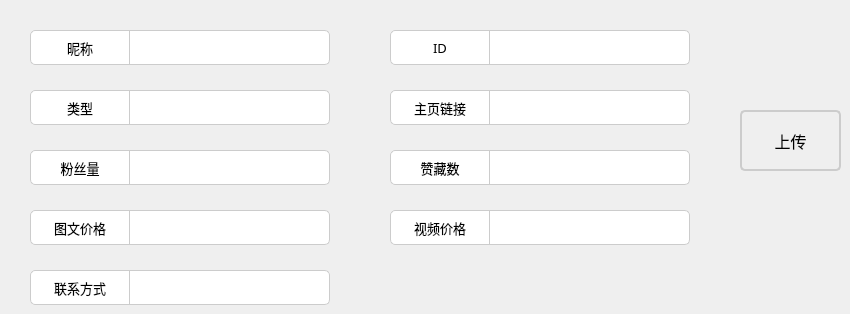
         <widget class="QWidget" name="tab_infoInput">
          <property name="styleSheet">
           <string notr="true">QLineEdit {
    border: 1px solid #ccc; /* 设置边框样式 */
	border-left:none;
    border-radius: 5px; /* 设置圆角半径 */
	border-top-left-radius:  none; /* 左上角不使用圆角 */
    border-bottom-left-radius:  none; /* 左下角不使用圆角 */
    padding: 5px; /* 可选，添加一些内边距 */
}

QLabel {
    background-color: #ffffff; /* 设置背景颜色 */
    border: 1px solid #ccc; /* 设置边框样式 */
    border-radius: 5px; /* 设置圆角半径 */
	border-top-right-radius:  none; /* 左上角不使用圆角 */
    border-bottom-right-radius:  none; /* 左下角不使用圆角 */
    padding: 5px; /* 设置内边距 */
}
</string>
          </property>
          <attribute name="title">
           <string>信息录入</string>
          </attribute>
          <widget class="QLineEdit" name="edt_name">
           <property name="geometry">
            <rect>
             <x>130</x>
             <y>30</y>
             <width>200</width>
             <height>35</height>
            </rect>
           </property>
          </widget>
          <widget class="QLineEdit" name="edt_id">
           <property name="geometry">
            <rect>
             <x>490</x>
             <y>30</y>
             <width>200</width>
             <height>35</height>
            </rect>
           </property>
          </widget>
          <widget class="QLineEdit" name="edt_fans">
           <property name="geometry">
            <rect>
             <x>130</x>
             <y>150</y>
             <width>200</width>
             <height>35</height>
            </rect>
           </property>
          </widget>
          <widget class="QLineEdit" name="edt_likes">
           <property name="geometry">
            <rect>
             <x>490</x>
             <y>150</y>
             <width>200</width>
             <height>35</height>
            </rect>
           </property>
          </widget>
          <widget class="QLineEdit" name="edt_noteprice">
           <property name="geometry">
            <rect>
             <x>130</x>
             <y>210</y>
             <width>200</width>
             <height>35</height>
            </rect>
           </property>
          </widget>
          <widget class="QLineEdit" name="edt_vedioprice">
           <property name="geometry">
            <rect>
             <x>490</x>
             <y>210</y>
             <width>200</width>
             <height>35</height>
            </rect>
           </property>
          </widget>
          <widget class="QLineEdit" name="edt_link">
           <property name="geometry">
            <rect>
             <x>490</x>
             <y>90</y>
             <width>200</width>
             <height>35</height>
            </rect>
           </property>
          </widget>
          <widget class="QLineEdit" name="edt_contact">
           <property name="geometry">
            <rect>
             <x>130</x>
             <y>270</y>
             <width>200</width>
             <height>35</height>
            </rect>
           </property>
          </widget>
          <widget class="QLabel" name="nameLabel_2">
           <property name="geometry">
            <rect>
             <x>30</x>
             <y>30</y>
             <width>100</width>
             <height>35</height>
            </rect>
           </property>
           <property name="font">
            <font>
             <family>幼圆</family>
             <pointsize>10</pointsize>
            </font>
           </property>
           <property name="text">
            <string>昵称</string>
           </property>
           <property name="alignment">
            <set>Qt::AlignCenter</set>
           </property>
          </widget>
          <widget class="QLabel" name="label_15">
           <property name="geometry">
            <rect>
             <x>390</x>
             <y>30</y>
             <width>100</width>
             <height>35</height>
            </rect>
           </property>
           <property name="font">
            <font>
             <family>幼圆</family>
             <pointsize>10</pointsize>
            </font>
           </property>
           <property name="text">
            <string>ID</string>
           </property>
           <property name="alignment">
            <set>Qt::AlignCenter</set>
           </property>
          </widget>
          <widget class="QLabel" name="label_16">
           <property name="geometry">
            <rect>
             <x>30</x>
             <y>150</y>
             <width>100</width>
             <height>35</height>
            </rect>
           </property>
           <property name="font">
            <font>
             <family>幼圆</family>
             <pointsize>10</pointsize>
            </font>
           </property>
           <property name="text">
            <string>粉丝量</string>
           </property>
           <property name="alignment">
            <set>Qt::AlignCenter</set>
           </property>
          </widget>
          <widget class="QLabel" name="label_17">
           <property name="geometry">
            <rect>
             <x>390</x>
             <y>150</y>
             <width>100</width>
             <height>35</height>
            </rect>
           </property>
           <property name="font">
            <font>
             <family>幼圆</family>
             <pointsize>10</pointsize>
            </font>
           </property>
           <property name="text">
            <string>赞藏数</string>
           </property>
           <property name="alignment">
            <set>Qt::AlignCenter</set>
           </property>
          </widget>
          <widget class="QLabel" name="label_18">
           <property name="geometry">
            <rect>
             <x>30</x>
             <y>210</y>
             <width>100</width>
             <height>35</height>
            </rect>
           </property>
           <property name="font">
            <font>
             <family>幼圆</family>
             <pointsize>10</pointsize>
            </font>
           </property>
           <property name="text">
            <string>图文价格</string>
           </property>
           <property name="alignment">
            <set>Qt::AlignCenter</set>
           </property>
          </widget>
          <widget class="QLabel" name="label_19">
           <property name="geometry">
            <rect>
             <x>390</x>
             <y>210</y>
             <width>100</width>
             <height>35</height>
            </rect>
           </property>
           <property name="font">
            <font>
             <family>幼圆</family>
             <pointsize>10</pointsize>
            </font>
           </property>
           <property name="text">
            <string>视频价格</string>
           </property>
           <property name="alignment">
            <set>Qt::AlignCenter</set>
           </property>
          </widget>
          <widget class="QLabel" name="label_20">
           <property name="geometry">
            <rect>
             <x>390</x>
             <y>90</y>
             <width>100</width>
             <height>35</height>
            </rect>
           </property>
           <property name="font">
            <font>
             <family>幼圆</family>
             <pointsize>10</pointsize>
            </font>
           </property>
           <property name="text">
            <string>主页链接</string>
           </property>
           <property name="alignment">
            <set>Qt::AlignCenter</set>
           </property>
          </widget>
          <widget class="QLabel" name="label_21">
           <property name="geometry">
            <rect>
             <x>30</x>
             <y>270</y>
             <width>100</width>
             <height>35</height>
            </rect>
           </property>
           <property name="font">
            <font>
             <family>幼圆</family>
             <pointsize>10</pointsize>
            </font>
           </property>
           <property name="text">
            <string>联系方式</string>
           </property>
           <property name="alignment">
            <set>Qt::AlignCenter</set>
           </property>
          </widget>
          <widget class="QPushButton" name="btn_upload">
           <property name="geometry">
            <rect>
             <x>740</x>
             <y>110</y>
             <width>101</width>
             <height>61</height>
            </rect>
           </property>
           <property name="sizePolicy">
            <sizepolicy hsizetype="Minimum" vsizetype="Minimum">
             <horstretch>0</horstretch>
             <verstretch>0</verstretch>
            </sizepolicy>
           </property>
           <property name="font">
            <font>
             <family>幼圆</family>
             <pointsize>12</pointsize>
            </font>
           </property>
           <property name="styleSheet">
            <string notr="true">QPushButton {
 
    border: 2px solid #ccc; /* 设置边框样式 */
    border-radius: 5px; /* 设置圆角半径 */
    padding: 5px 10px; /* 设置内边距 */
    text-align: center; /* 设置文本居中 */
}
</string>
           </property>
           <property name="text">
            <string>上传</string>
           </property>
          </widget>
          <widget class="QLineEdit" name="edt_type">
           <property name="geometry">
            <rect>
             <x>130</x>
             <y>90</y>
             <width>200</width>
             <height>35</height>
            </rect>
           </property>
          </widget>
          <widget class="QLabel" name="nameLabel_3">
           <property name="geometry">
            <rect>
             <x>30</x>
             <y>90</y>
             <width>100</width>
             <height>35</height>
            </rect>
           </property>
           <property name="font">
            <font>
             <family>幼圆</family>
             <pointsize>10</pointsize>
            </font>
           </property>
           <property name="text">
            <string>类型</string>
           </property>
           <property name="alignment">
            <set>Qt::AlignCenter</set>
           </property>
          </widget>
         </widget>
